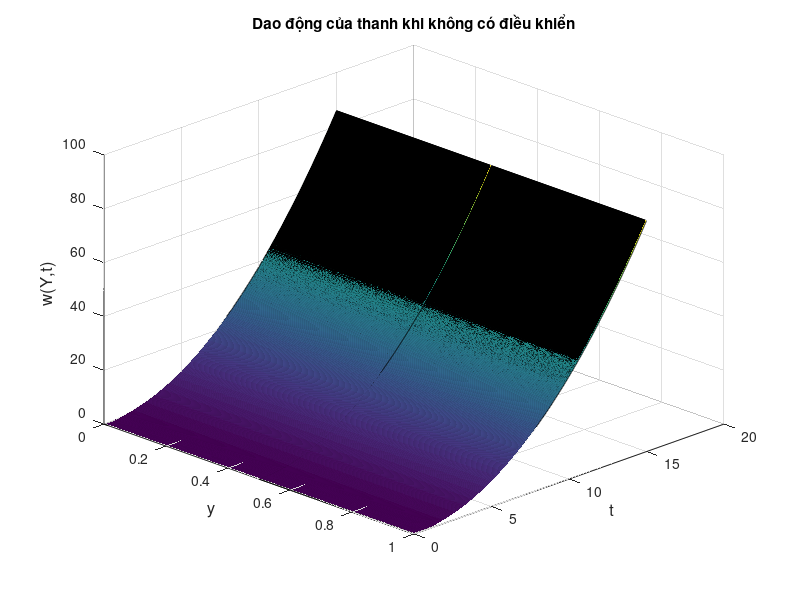
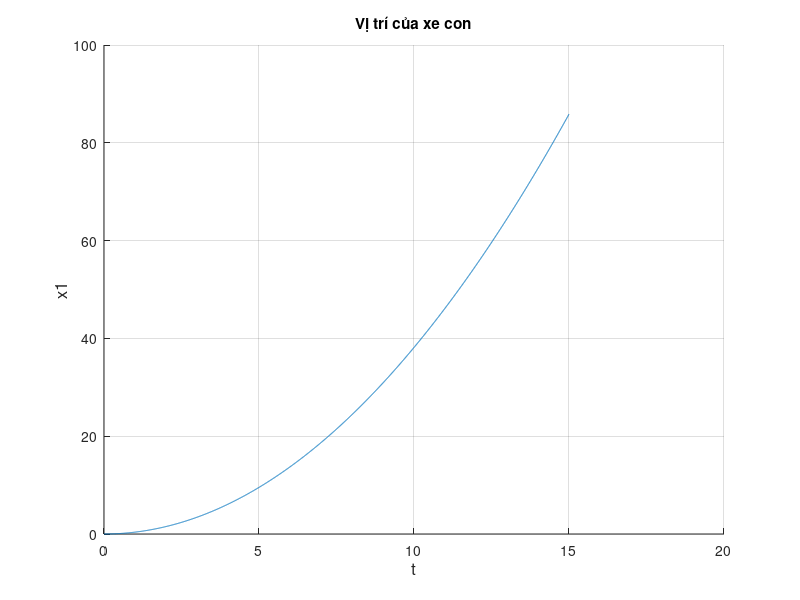
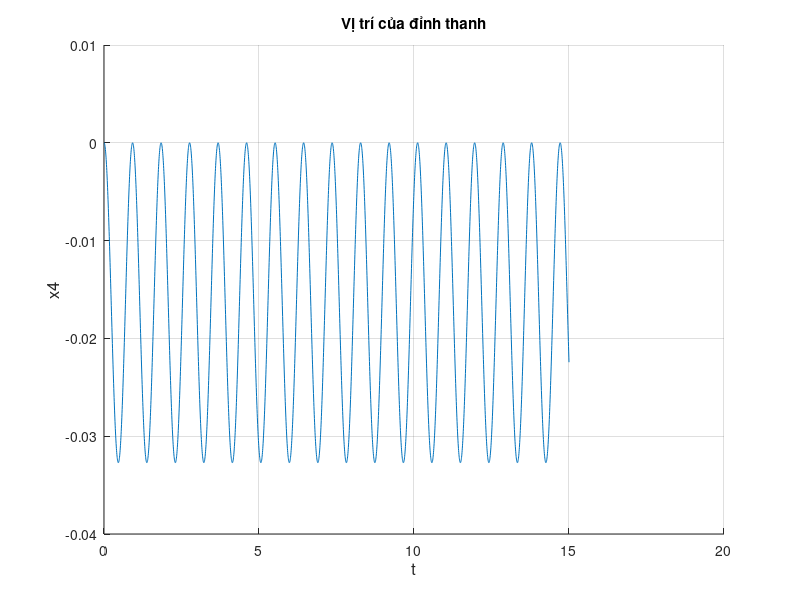

The MATLAB script that drew these images, in order:
clc;
close all;
clear;
%--------------------------------------------------------------------------
%    Mô phỏng chuyển động của dầm Euler - Bernoulli trong mô hình SMC
%--------------------------------------------------------------------------

% Thiết lập các thông số cho dầm
L = 1.5; EI = 14.97; rho_A = .21;
% Các vật nặng 
mw = 13.1; mk = 0.19;

% Thiết lập thông số không gian và thời gian
n = 3; r = 3000;
tmax = 15;
delta_Y = L/(n - 1); % Bước không gian
delta_t = tmax/(r - 1); % Bước thời gian

% Khởi tạo ma trận để lưu giá trị
w = zeros(n,r);

w_3D_free = zeros(r,n);

% Lực tác động vào xe con
F1 = zeros(1,r);
F1(1:r) = 10;

% Lực tác động vào xe nâng

for j = 2:(r - 1)
    for i = 3:(n - 2)
        % Đạo hàm theo Y
        wyyyy = (w(i + 2,j) - 4*w(i + 1,j) + 6*w(i,j) - 4*w(i - 1,j) + w(i - 2,j))/delta_Y^4;

        S1 = (-EI/rho_A)*wyyyy;
        
        % Chuyển động của dầm Euler - Bernoulli
        w(i,j + 1) = 2*w(i,j) - w(i,j - 1) + delta_t^2*S1;
    end

    % Đạo hàm theo Y tại chân và đỉnh của dầm
    wyyy0 = (w(3,j) - 2*w(2,j) + w(1,j))/(2*delta_Y^3);
    wyyyl = (-2*w(n,j) + 3*w(n - 1,j) - w(n - 2,j))/(2*delta_Y^3);

    S2 = (F1(j) - EI*wyyy0)/mw;
    S3 = (EI/mk)*wyyyl;

    % Dao động tại chân, chính giữa và đỉnh của dầm
    w(1,j + 1) = 2*w(1,j) - w(1,j - 1) + delta_t^2*S2;
    %w(2,j + 1) = w(1,j + 1);
    w(ceil(n/2),j + 1) = (w(1,j + 1) + w(n,j + 1))/2;
    w(n,j + 1) = 2*w(n,j) - w(n,j - 1) + delta_t^2*S3;
    
    w(n - 1,j + 1) =  (w(n,j + 1) + w(n - 2,j + 1))/2;

    w_3D_free(1 + j,:) = w(:,j)';

    % Chuyển động của xe nâng
    
end

w_3D_free(1,:) = w(:,1)';

% Khởi tạo giá trị để mô phỏng
w0 = linspace(0,1,n);
t_tr = linspace(0,tmax,r);

% Vẽ biểu đồ
figure(1);
grid on;
hold on;
surf(w0,t_tr,w_3D_free); view(45,30);
title({'Dao động của thanh khi không có điều khiển'});
ylabel('t','FontSize',12);
xlabel('y','FontSize',12);
zlabel('w(Y,t)','FontSize',12);

figure(2)
grid on;
hold on;
plot(t_tr,w(1,:));
title({'Vị trí của xe con'});
ylabel('x1','FontSize',12);
xlabel('t','FontSize',12);

figure(3)
grid on;
hold on;
plot(t_tr,w(n,:) - w(1,:)); % Vị trí tương đối của thanh so với xe con
title({'Vị trí của đỉnh thanh'});
ylabel('x4','FontSize',12);
xlabel('t','FontSize',12);